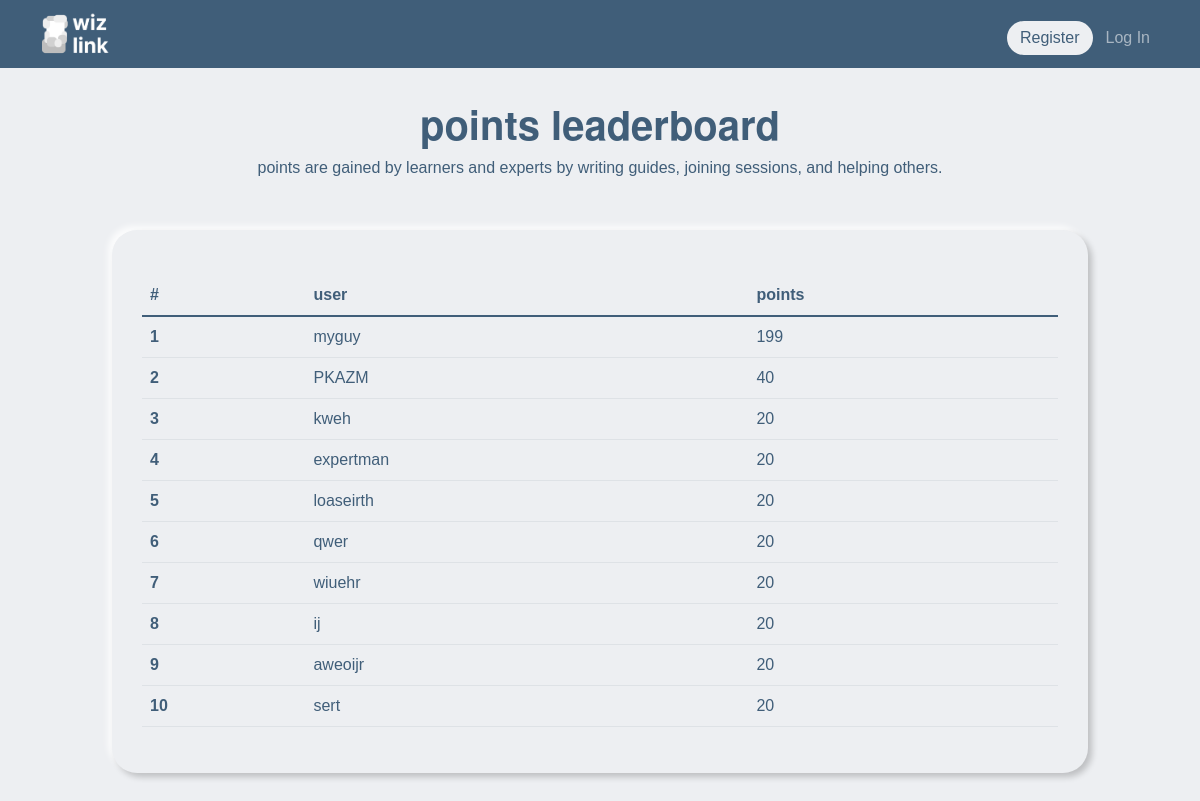
/leaderboard, run on an earlier commit of the app's database.
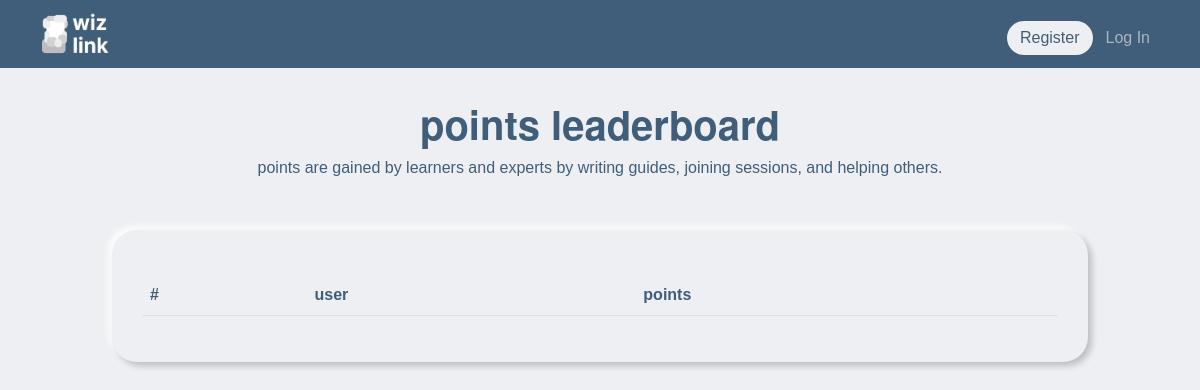
And on a later commit of the database.
### tables this page shows
CREATE TABLE users (
    id INTEGER PRIMARY KEY,
    username TEXT NOT NULL,
    gender TEXT,
    email TEXT NOT NULL,
    hash TEXT NOT NULL,
    role TEXT NOT NULL,
    followers INTEGER DEFAULT 0,
    points INTEGER DEFAULT 0
, posts INTEGER, categories TEXT);

### app.py (the view)
@app.route("/leaderboard")
def leaderboard():
    rows = db.execute("SELECT * FROM users ORDER BY points DESC LIMIT 10")
    return render_template("leaderboard.html", rows=rows)

### app.py (called while the page is built)
@app.after_request
def after_request(response):
    response.headers["Cache-Control"] = "no-cache, no-store, must-revalidate"
    response.headers["Expires"] = 0
    response.headers["Pragma"] = "no-cache"
    return response

### templates/leaderboard.html (shortened to what this page needs)
{% extends "layout.html" %}
{% block main %}
<div class="header">
  <h1>
      <b>points leaderboard</b>
  </h1>
  <p>points are gained by learners and experts by writing guides, joining sessions, and helping others.</p>
</div>
<div class="container">
  <div class="box_s">
<table class="table" style="color: #405E79; margin-top: 15px;">
    <thead>
      <tr>
        <th scope="col">#</th>
        <th scope="col">user</th>
        <th scope="col">points</th>
      </tr>
    </thead>
    <tbody>
        {% for i in range(10) %}
            {% if i < rows|length %}
                <tr>
                    <th scope="row"> {{ i+1 }} </th>
                    <td> {{ rows[i]["username"] }} </td>
                    <td> {{ rows[i]["points"] }} </td>
                </tr>
            {% endif %}
        {% endfor %}
    </tbody>
  </table>
</div>
</div>
{% endblock %}

What changed in the data, as far as the page shows it:
removed users: username "myguy", points "199"
removed users: username "PKAZM", points "40"
removed users: username "kweh", points "20"
removed users: username "expertman", points "20"
removed users: username "loaseirth", points "20"
removed users: username "qwer", points "20"
removed users: username "wiuehr", points "20"
removed users: username "ij", points "20"
removed users: username "aweoijr", points "20"
removed users: username "sert", points "20"
Also different on the page:
list line gone: "1"
list line gone: "2"
list line gone: "3"
list line gone: "4"
list line gone: "5"
list line gone: "6"
list line gone: "7"
list line gone: "8"
list line gone: "9"
list line gone: "10"
